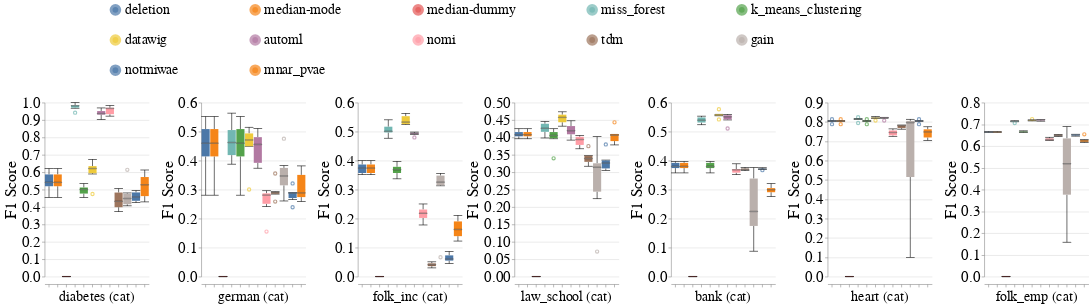

Here is the notebook cell this chart was saved with:
### Markdown cell above
### Overall Metrics

### Code cell
create_box_plots_for_diff_imputers_and_datasets_for_mixed_exp(train_injection_scenario='MCAR3',
                                                              test_injection_scenario='MCAR3',
                                                              metric_name='f1_score',
                                                              dataset_to_column_name=DATASET_TO_COLUMN_NAME,
                                                              db_client=db_client,
                                                              without_dummy=False)

### Figure 1 — Vega-Lite specification as saved in the notebook (floating-point values rounded to 4 significant figures; data arrays with more than 128 entries replaced by an {"elided": "..."} marker saying what was removed)
{"config": {"view": {"continuousWidth": 400, "continuousHeight": 300, "stroke": null}, "axis": {"labelFontSize": 26, "labelFontWeight": "normal", "titleFontSize": 28, "titleFontWeight": "normal"}, "facet": {"spacing": 5}, "header": {"labelFontSize": 24, "labelOrient": "bottom", "labelPadding": 5, "titleFontSize": 28}, "legend": {"columns": 5, "direction": "horizontal", "labelFontSize": 24, "labelLimit": 400, "orient": "top", "symbolOffset": 110, "symbolStrokeWidth": 10, "titleAnchor": "middle", "titleFontSize": 26, "titleLimit": 300}, "title": {"fontSize": 28}}, "data": {"name": "data-5295b3a63e1b826c42b04051e2ad1104"}, "mark": {"type": "boxplot", "median": {"stroke": "black", "strokeWidth": 0.7}, "ticks": true}, "encoding": {"color": {"field": "Null_Imputer_Name", "sort": ["deletion", "median-mode", "median-dummy", "miss_forest", "k_means_clustering", "datawig", "automl", "nomi", "tdm", "gain", "notmiwae"], "title": null, "type": "nominal"}, "column": {"field": "Extended_Dataset_Name", "sort": {"field": "Dataset_Sequence_Number", "order": "ascending"}, "title": null, "type": "nominal"}, "x": {"axis": {"labels": false}, "field": "Null_Imputer_Name", "sort": ["deletion", "median-mode", "median-dummy", "miss_forest", "k_means_clustering", "datawig", "automl", "nomi", "tdm", "gain", "notmiwae"], "title": null, "type": "nominal"}, "y": {"field": "F1_Score", "scale": {"zero": false}, "title": "F1 Score", "type": "quantitative"}}, "resolve": {"scale": {"y": "independent"}}, "width": 180, "$schema": "https://vega.github.io/schema/vega-lite/v4.17.0.json", "datasets": {"data-5295b3a63e1b826c42b04051e2ad1104": {"elided": "504 records"}}}
